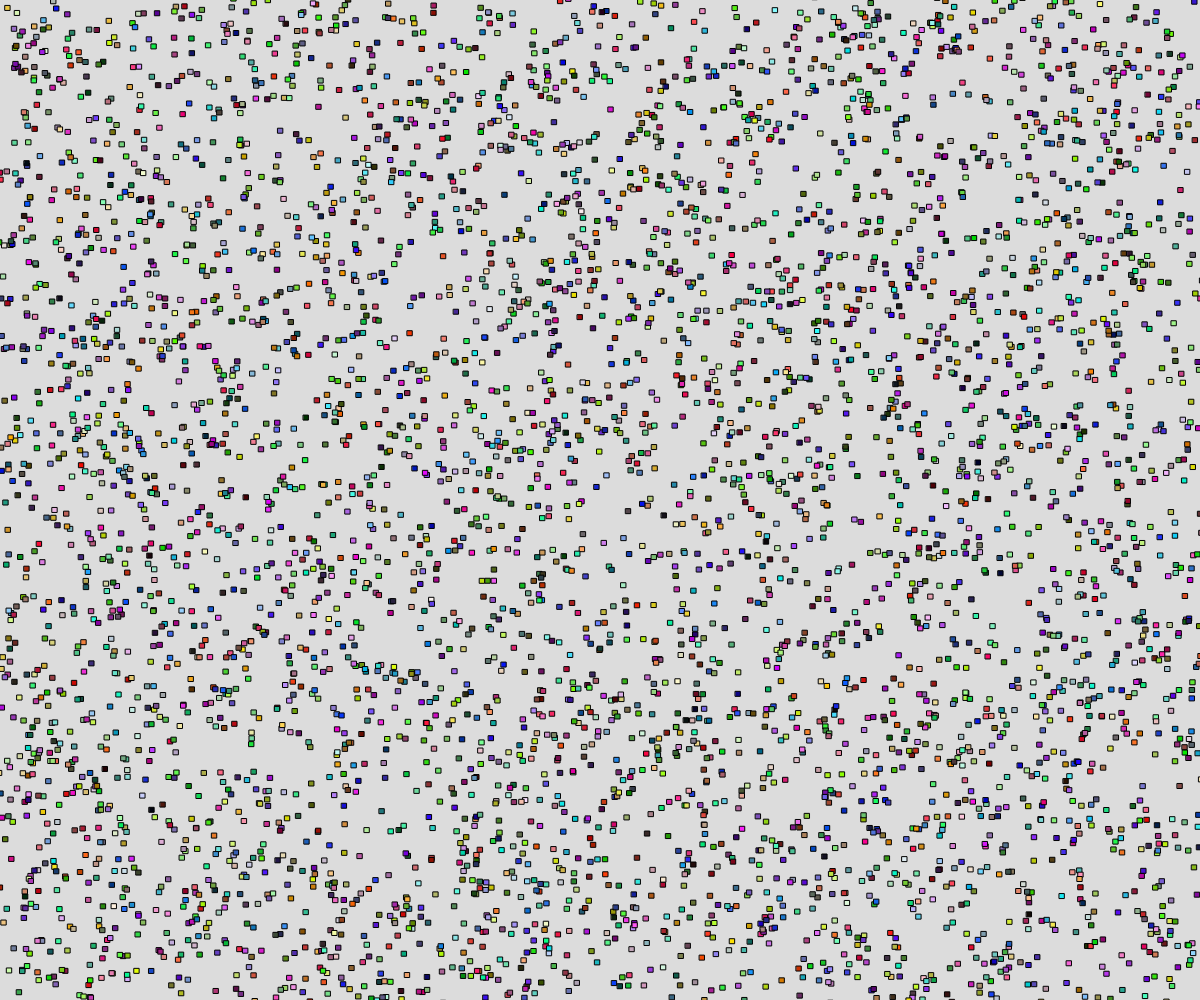
Frame 1 (no input)
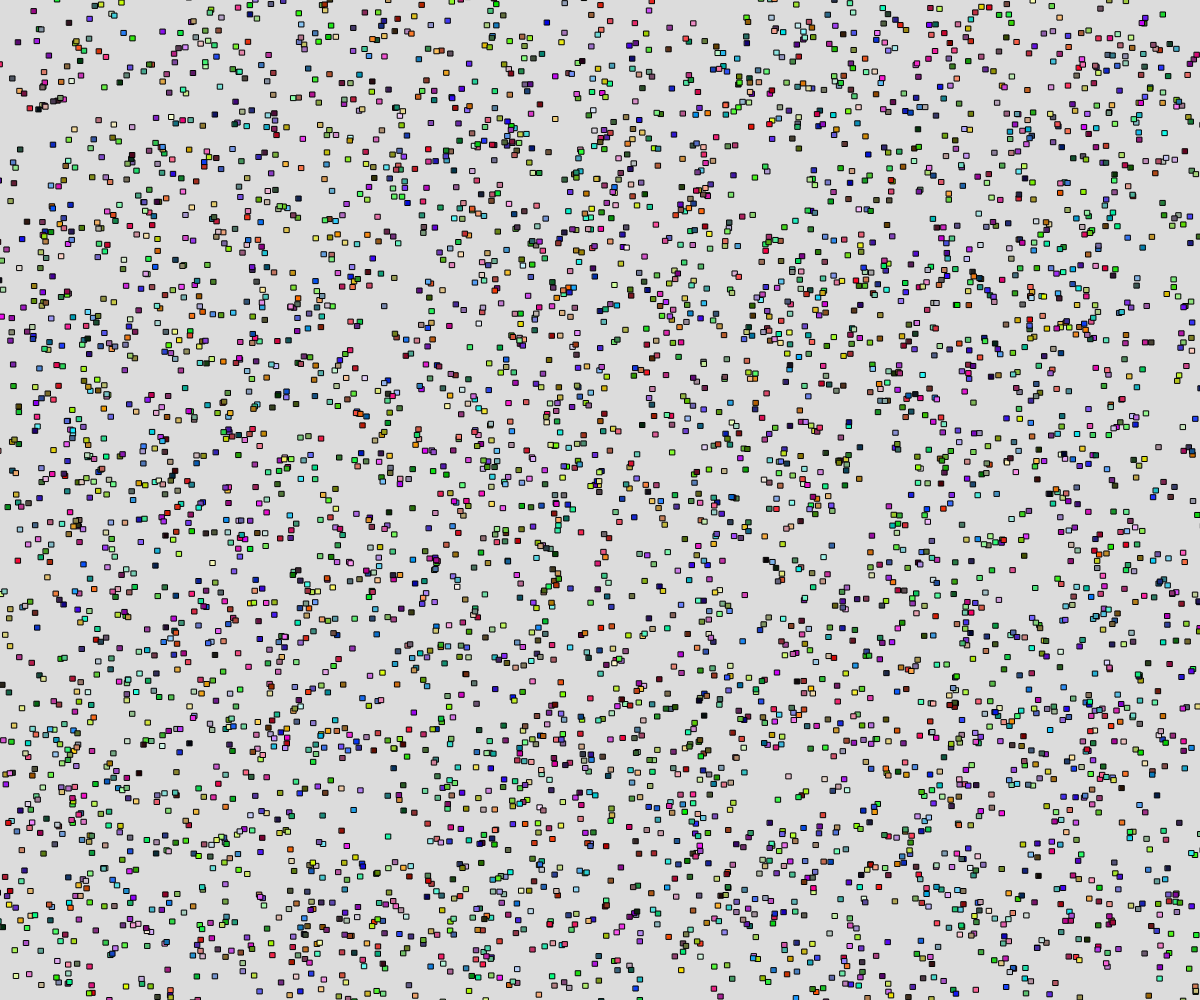
Frame 60 (no input)
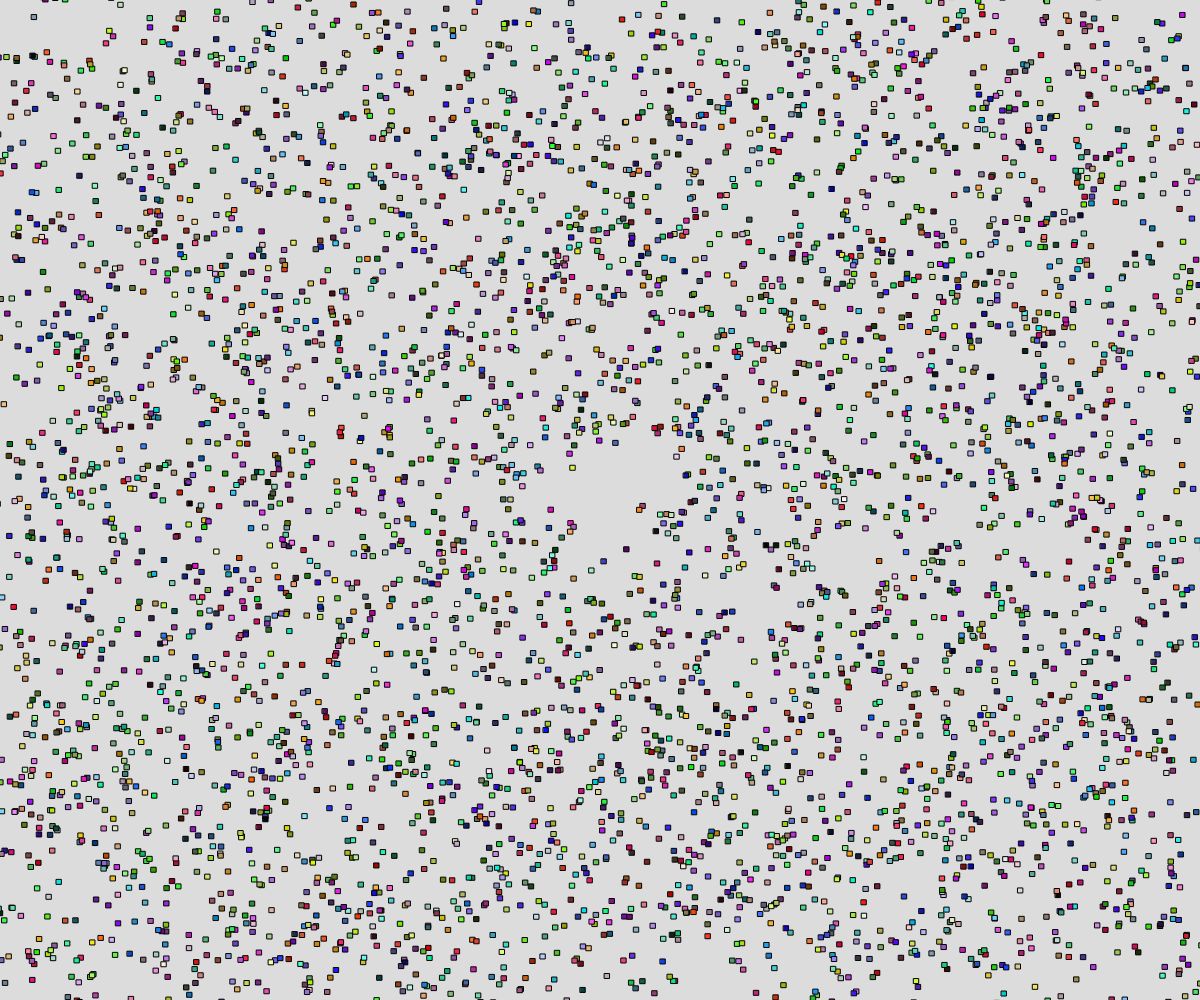
Frame 120 (the mouse pressed at the canvas centre since frame 60)

The p5.js sketch that drew these frames (run headless with seeded random() and noise() and a simulated clock; from frame 60 on, the mouse is pressed at the canvas centre):

// p5.js sketch
// ── sketch.js
// Classes and Objects
// Sandha, Abhay
// March 14, 2025
// a first look at working with multiple objects

let singleWalker;
let walkers = [];
const NUM_WALKERS = 5000;

function setup() {
  createCanvas(windowWidth, windowHeight);
  singleWalker = new Walker(100, 150, "khaki");
  initWalkers();
}

function initWalkers() {
  // create a bunch of walker ojects, out in array
  for (let i = 0; i < NUM_WALKERS; i++) {
    let c = color(random(255), random(255), random(255));
    let w = new Walker(random(width), random(height), c);
    walkers.push(w);
  }
}

function draw() {
  background(220);
  // singleWalker.move();
  // singleWalker.display();
  // for (let currentWalker of walkers) { //loop by item
  //   //but doesn't let us remove any objects.
  //   currentWalker.move();
  //   currentWalker.display();
  // }

  for(let i = 0; i < walkers.length; i++){  // loop by index
    let w = walkers[i];
    w.move();
    w.display();

    // Ask if the current object is close to the mouse
    if(dist(w.x,w.y, mouseX, mouseY) < 30){
      // to delete from an arbitrary point in array: splice()
      walkers.splice(i,1);
    }


  }
}

class Walker {
  //1. Constructor
  constructor(x, y, c) {
    this.x = x;
    this.y = y;
    this.c = c;
    this.speed = random(2, 10);
    this.size = 5;
  }

  //2. Class Methods
  display() {  // render teh waler on screen
    rectMode(CENTER);
    fill(this.c);
    square(this.x, this.y, this.size);
  }

  move() {
    // equally likely chance of ↑ ↓ → (alt-24)
    let choice = floor(random(4));    // 0, 1, 2, 3
    switch (choice) {
    case 0: //LEFT
      this.x -= this.speed;
      break;

    case 1: //RIGHT
      this.x += this.speed;
      break;

    case 2: //UP
      this.y -= this.speed;
      break;

    case 3: //DOWN
      this.y += this.speed;
      break;
    }

  }
}
